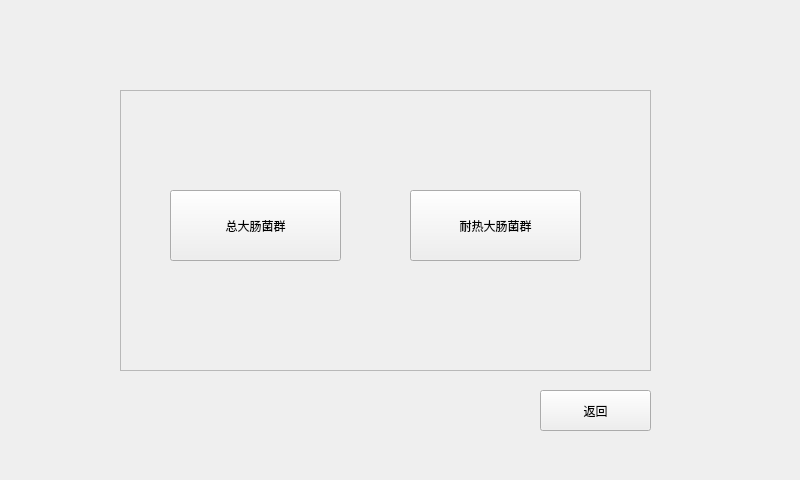
<?xml version="1.0" encoding="UTF-8"?>
<ui version="4.0">
 <class>testmode</class>
 <widget class="QWidget" name="testmode">
  <property name="geometry">
   <rect>
    <x>0</x>
    <y>0</y>
    <width>800</width>
    <height>480</height>
   </rect>
  </property>
  <property name="windowTitle">
   <string>Form</string>
  </property>
  <widget class="QPushButton" name="pbExit">
   <property name="geometry">
    <rect>
     <x>540</x>
     <y>390</y>
     <width>111</width>
     <height>41</height>
    </rect>
   </property>
   <property name="text">
    <string>返回</string>
   </property>
  </widget>
  <widget class="QFrame" name="frame">
   <property name="geometry">
    <rect>
     <x>120</x>
     <y>90</y>
     <width>531</width>
     <height>281</height>
    </rect>
   </property>
   <property name="frameShape">
    <enum>QFrame::StyledPanel</enum>
   </property>
   <property name="frameShadow">
    <enum>QFrame::Raised</enum>
   </property>
   <widget class="QPushButton" name="pbTolColi">
    <property name="geometry">
     <rect>
      <x>50</x>
      <y>100</y>
      <width>171</width>
      <height>71</height>
     </rect>
    </property>
    <property name="text">
     <string>总大肠菌群</string>
    </property>
   </widget>
   <widget class="QPushButton" name="pbFecColi">
    <property name="geometry">
     <rect>
      <x>290</x>
      <y>100</y>
      <width>171</width>
      <height>71</height>
     </rect>
    </property>
    <property name="text">
     <string>耐热大肠菌群</string>
    </property>
   </widget>
  </widget>
  <zorder>frame</zorder>
  <zorder>pbExit</zorder>
 </widget>
 <resources/>
 <connections/>
</ui>
